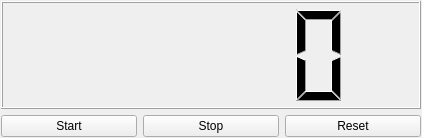
<?xml version="1.0" encoding="UTF-8"?>
<ui version="4.0">
 <class>MainWindow</class>
 <widget class="QMainWindow" name="MainWindow">
  <property name="geometry">
   <rect>
    <x>0</x>
    <y>0</y>
    <width>422</width>
    <height>138</height>
   </rect>
  </property>
  <property name="windowTitle">
   <string>MainWindow</string>
  </property>
  <widget class="QWidget" name="centralWidget">
   <layout class="QVBoxLayout" name="verticalLayout" stretch="1,0">
    <property name="leftMargin">
     <number>1</number>
    </property>
    <property name="topMargin">
     <number>1</number>
    </property>
    <property name="rightMargin">
     <number>1</number>
    </property>
    <property name="bottomMargin">
     <number>1</number>
    </property>
    <item>
     <widget class="QLCDNumber" name="lcdNumber"/>
    </item>
    <item>
     <layout class="QHBoxLayout" name="horizontalLayout">
      <item>
       <widget class="QPushButton" name="btnStart">
        <property name="text">
         <string>Start</string>
        </property>
       </widget>
      </item>
      <item>
       <widget class="QPushButton" name="btnStop">
        <property name="text">
         <string>Stop</string>
        </property>
       </widget>
      </item>
      <item>
       <widget class="QPushButton" name="btnReset">
        <property name="text">
         <string>Reset</string>
        </property>
       </widget>
      </item>
     </layout>
    </item>
   </layout>
  </widget>
 </widget>
 <layoutdefault spacing="6" margin="11"/>
 <resources/>
 <connections/>
</ui>
